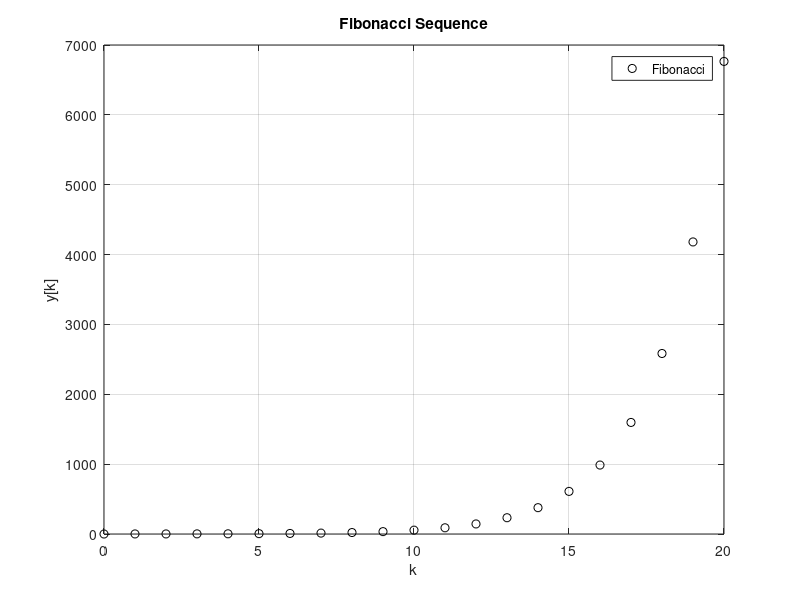
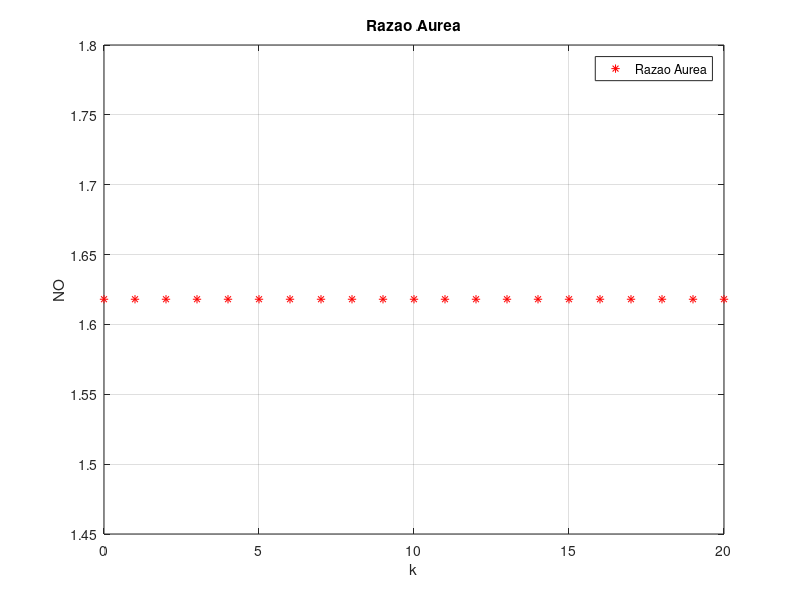

Write the MATLAB code that produced these figures, in order.
% DECLARACOES INICIAIS:

clc;
clear;
close all;

% NUMERO DE TERMOS:

n = 20;

% CONDICOES INICIAIS

y = zeros(1, n);

y(1) = 0;
y(2) = 1; 

% CALCULANDO A SEQUENCIA DE FIBONACCI

for i = 3:n + 1

    y(i) = y(i - 1) + y(i - 2);

end

% MOSTRANDO A SEQUENCIA:

figure;
plot(0:n, y, 'ko');
legend('Fibonacci');
grid on;
xlabel('k');
ylabel('y[k]');
title('Fibonacci Sequence');

% CALCULANDO A RAZAO AUREA:

for j = 3:n + 1

    NO = (y(j) + y(j - 1))/(y(j - 1) + y(j - 2));

end

% APRESENTANDO A RAZAO AUREA:

figure;
plot(0:n, NO, 'r*');
legend('Razao Aurea');
grid on;
xlabel('k');
ylabel('NO');
title('Razao Aurea');
